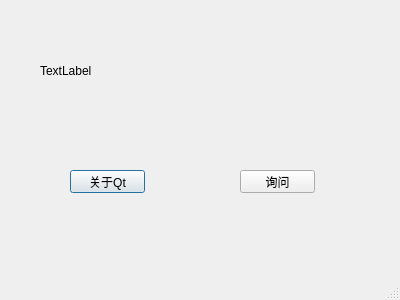
<?xml version="1.0" encoding="UTF-8"?>
<ui version="4.0">
 <class>Dialog</class>
 <widget class="QDialog" name="Dialog">
  <property name="geometry">
   <rect>
    <x>0</x>
    <y>0</y>
    <width>400</width>
    <height>300</height>
   </rect>
  </property>
  <property name="windowTitle">
   <string>关注微信公众号：学点编程吧</string>
  </property>
  <property name="sizeGripEnabled">
   <bool>true</bool>
  </property>
  <widget class="QPushButton" name="pushButton_about">
   <property name="geometry">
    <rect>
     <x>70</x>
     <y>170</y>
     <width>75</width>
     <height>23</height>
    </rect>
   </property>
   <property name="text">
    <string>关于Qt</string>
   </property>
  </widget>
  <widget class="QPushButton" name="pushButton_question">
   <property name="geometry">
    <rect>
     <x>240</x>
     <y>170</y>
     <width>75</width>
     <height>23</height>
    </rect>
   </property>
   <property name="text">
    <string>询问</string>
   </property>
  </widget>
  <widget class="QLabel" name="label">
   <property name="geometry">
    <rect>
     <x>40</x>
     <y>50</y>
     <width>201</width>
     <height>41</height>
    </rect>
   </property>
   <property name="text">
    <string>TextLabel</string>
   </property>
  </widget>
 </widget>
 <resources/>
 <connections/>
</ui>
